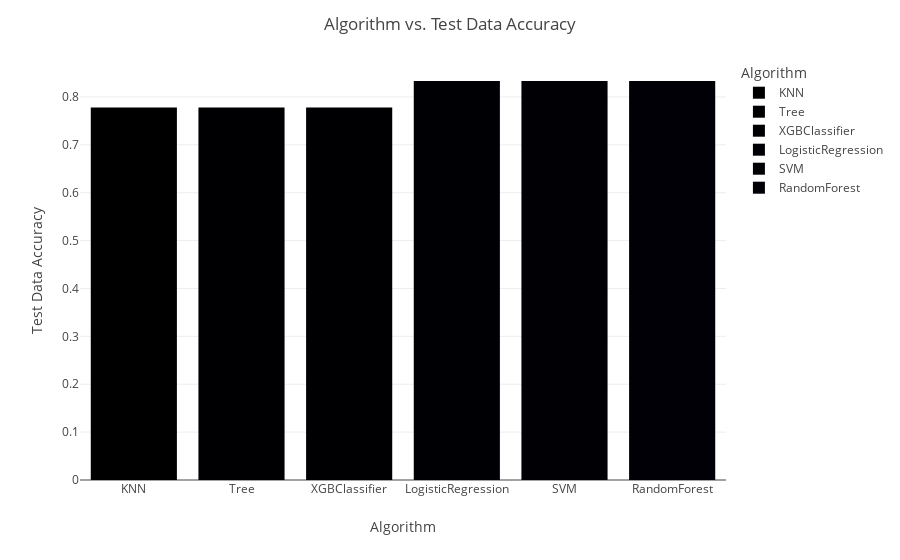

This figure's notebook cell:
### Code cell
import plotly.express as px
import plotly.graph_objects as go
fig = px.bar(score_df1, x='Algorithm', y='Test Data Accuracy', hover_data=['Algorithm', 'Test Data Accuracy'], color='Algorithm')
fig.update_layout(title='Algorithm vs. Test Data Accuracy', xaxis_title='Algorithm', yaxis_title='Test Data Accuracy' )
fig.show()

### Figure 1 — Plotly figure (JSON) as saved in the notebook; plotly's stock layout.template omitted (floating-point values rounded to 4 significant figures)
{"data": [{"alignmentgroup": "True", "hovertemplate": "Algorithm=%{x}<br>Test Data Accuracy=%{y}<extra></extra>", "legendgroup": "KNN", "marker": {"color": "#000001", "pattern": {"shape": ""}}, "name": "KNN", "offsetgroup": "KNN", "orientation": "v", "showlegend": true, "textposition": "auto", "type": "bar", "x": ["KNN"], "xaxis": "x", "y": [0.7778], "yaxis": "y"}, {"alignmentgroup": "True", "hovertemplate": "Algorithm=%{x}<br>Test Data Accuracy=%{y}<extra></extra>", "legendgroup": "Tree", "marker": {"color": "#000002", "pattern": {"shape": ""}}, "name": "Tree", "offsetgroup": "Tree", "orientation": "v", "showlegend": true, "textposition": "auto", "type": "bar", "x": ["Tree"], "xaxis": "x", "y": [0.7778], "yaxis": "y"}, {"alignmentgroup": "True", "hovertemplate": "Algorithm=%{x}<br>Test Data Accuracy=%{y}<extra></extra>", "legendgroup": "XGBClassifier", "marker": {"color": "#000003", "pattern": {"shape": ""}}, "name": "XGBClassifier", "offsetgroup": "XGBClassifier", "orientation": "v", "showlegend": true, "textposition": "auto", "type": "bar", "x": ["XGBClassifier"], "xaxis": "x", "y": [0.7778], "yaxis": "y"}, {"alignmentgroup": "True", "hovertemplate": "Algorithm=%{x}<br>Test Data Accuracy=%{y}<extra></extra>", "legendgroup": "LogisticRegression", "marker": {"color": "#000004", "pattern": {"shape": ""}}, "name": "LogisticRegression", "offsetgroup": "LogisticRegression", "orientation": "v", "showlegend": true, "textposition": "auto", "type": "bar", "x": ["LogisticRegression"], "xaxis": "x", "y": [0.8333], "yaxis": "y"}, {"alignmentgroup": "True", "hovertemplate": "Algorithm=%{x}<br>Test Data Accuracy=%{y}<extra></extra>", "legendgroup": "SVM", "marker": {"color": "#000005", "pattern": {"shape": ""}}, "name": "SVM", "offsetgroup": "SVM", "orientation": "v", "showlegend": true, "textposition": "auto", "type": "bar", "x": ["SVM"], "xaxis": "x", "y": [0.8333], "yaxis": "y"}, {"alignmentgroup": "True", "hovertemplate": "Algorithm=%{x}<br>Test Data Accuracy=%{y}<extra></extra>", "legendgroup": "RandomForest", "marker": {"color": "#000006", "pattern": {"shape": ""}}, "name": "RandomForest", "offsetgroup": "RandomForest", "orientation": "v", "showlegend": true, "textposition": "auto", "type": "bar", "x": ["RandomForest"], "xaxis": "x", "y": [0.8333], "yaxis": "y"}], "layout": {"barmode": "relative", "legend": {"title": {"text": "Algorithm"}, "tracegroupgap": 0}, "margin": {"t": 60}, "title": {"text": "Algorithm vs. Test Data Accuracy"}, "xaxis": {"anchor": "y", "categoryarray": ["KNN", "Tree", "XGBClassifier", "LogisticRegression", "SVM", "RandomForest"], "categoryorder": "array", "domain": [0, 1], "title": {"text": "Algorithm"}}, "yaxis": {"anchor": "x", "domain": [0, 1], "title": {"text": "Test Data Accuracy"}}}}
